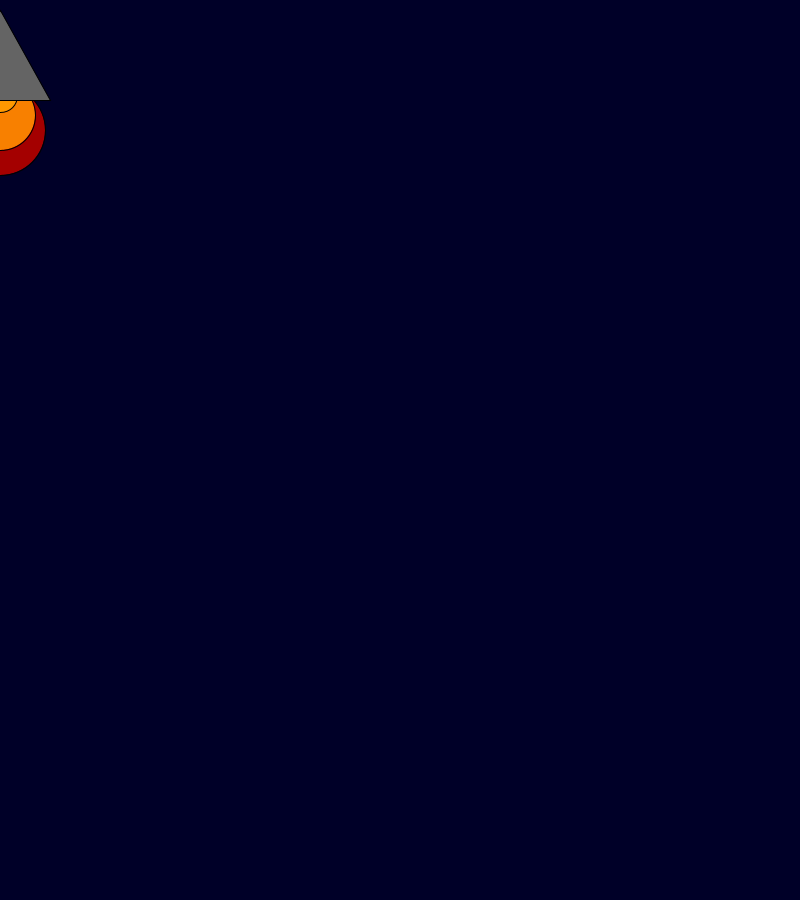
Frame 1 (no input)
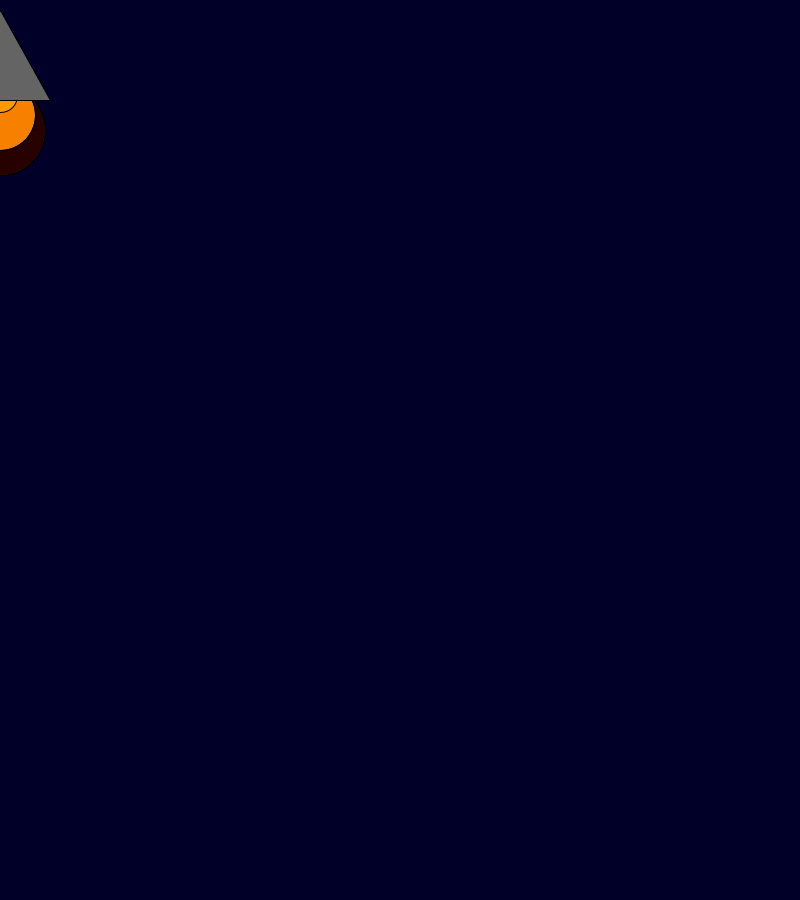
Frame 60 (the mouse pressed at the canvas centre just before this capture)
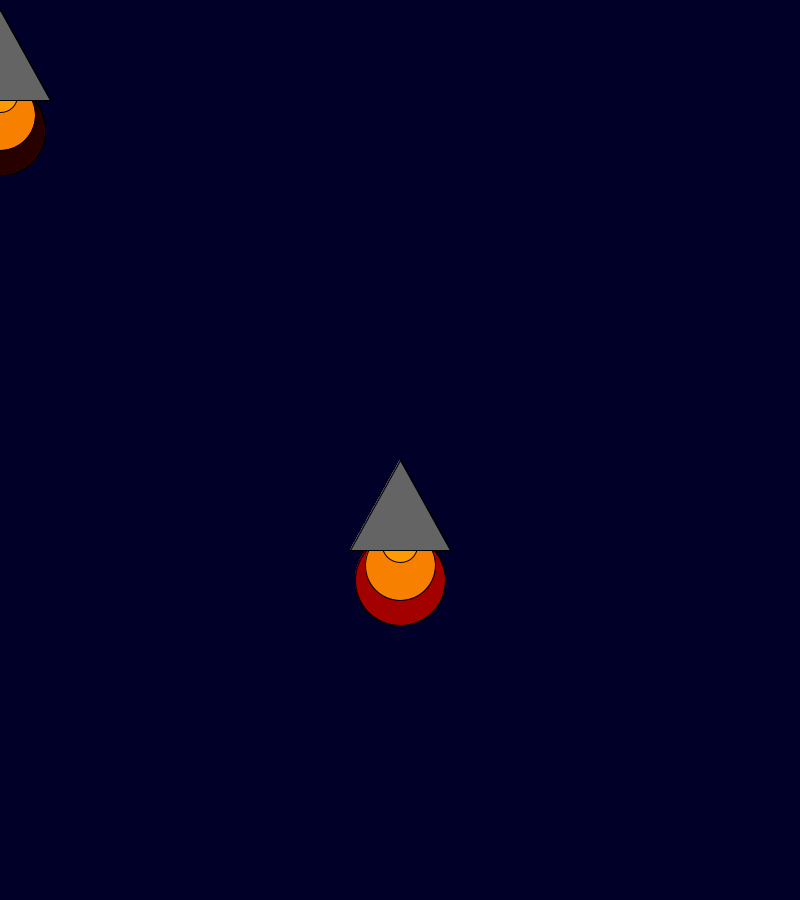
Frame 120 (the mouse held since frame 60 and released just before this capture)

The Processing sketch that drew these frames (run headless with seeded random() and noise(); from frame 60 on, the mouse is pressed at the canvas centre):

// Processing sketch: rocket
// ── rocket.pde


void setup() {

    background(0, 0, 40); size(800, 900);

}

void draw() {
    int x = mouseX; 
    int y = mouseY; 
    //background(0, 0, 40);
    fill(random(255), 0, 0);
    ellipse(x, y + 130, 90, 90);
    fill(248, 128, 0);
    ellipse(x, y + 115, 70, 70);
    fill(255, 153, 0);
    ellipse(x, y + 95, 35, 35);
    fill(100, 100, 100);
    triangle(x, y + 10, x + 50, y + 100, x - 50, y + 100); 
}
